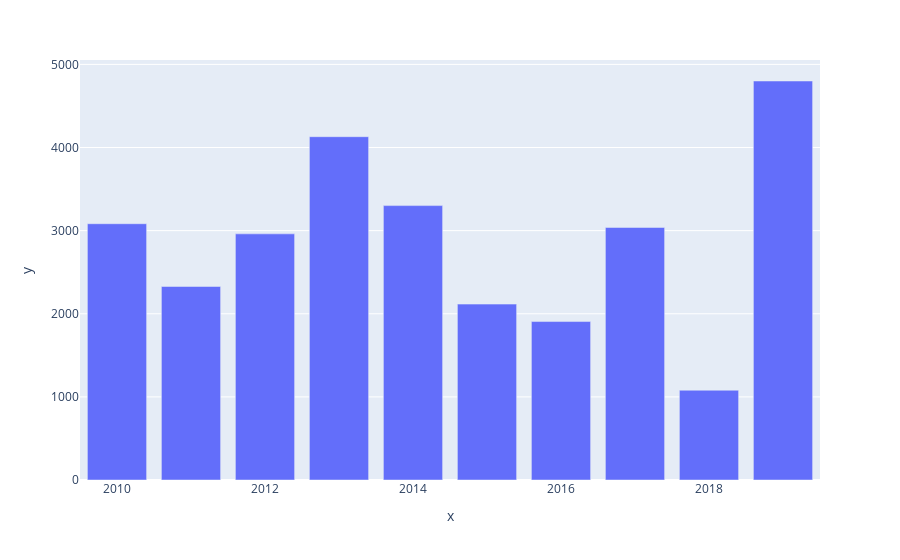

Write notebook code for a chart like this one.
### Code cell
px.bar(x=years, y=sales)

### Figure 1 — Plotly figure (JSON) as saved in the notebook; plotly's stock layout.template omitted (floating-point values rounded to 4 significant figures)
{"data": [{"alignmentgroup": "True", "hovertemplate": "x=%{x}<br>y=%{y}<extra></extra>", "legendgroup": "", "marker": {"color": "#636efa", "pattern": {"shape": ""}}, "name": "", "offsetgroup": "", "orientation": "v", "showlegend": false, "textposition": "auto", "type": "bar", "x": [2010, 2011, 2012, 2013, 2014, 2015, 2016, 2017, 2018, 2019], "xaxis": "x", "y": [3083, 2328, 2961, 4130, 3301, 2116, 1906, 3038, 1080, 4800], "yaxis": "y"}], "layout": {"barmode": "relative", "legend": {"tracegroupgap": 0}, "margin": {"t": 60}, "xaxis": {"anchor": "y", "domain": [0, 1], "title": {"text": "x"}}, "yaxis": {"anchor": "x", "domain": [0, 1], "title": {"text": "y"}}}}
